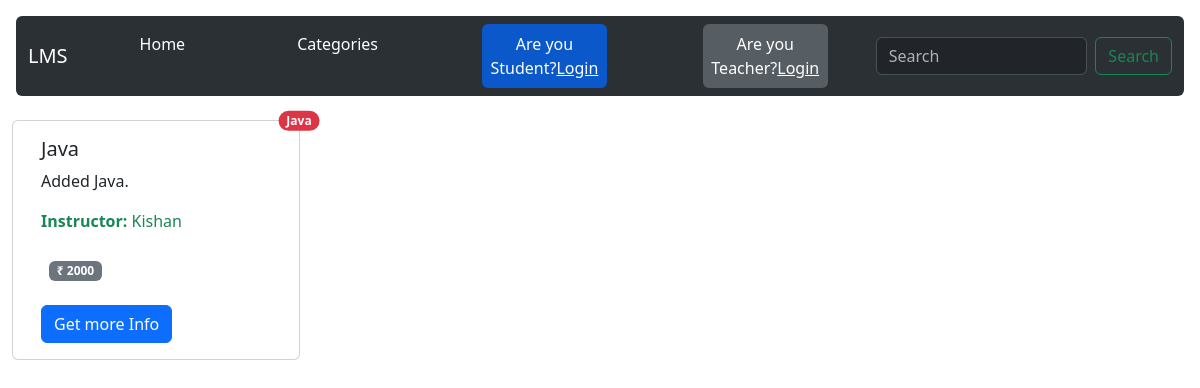
The app's page /, older data.
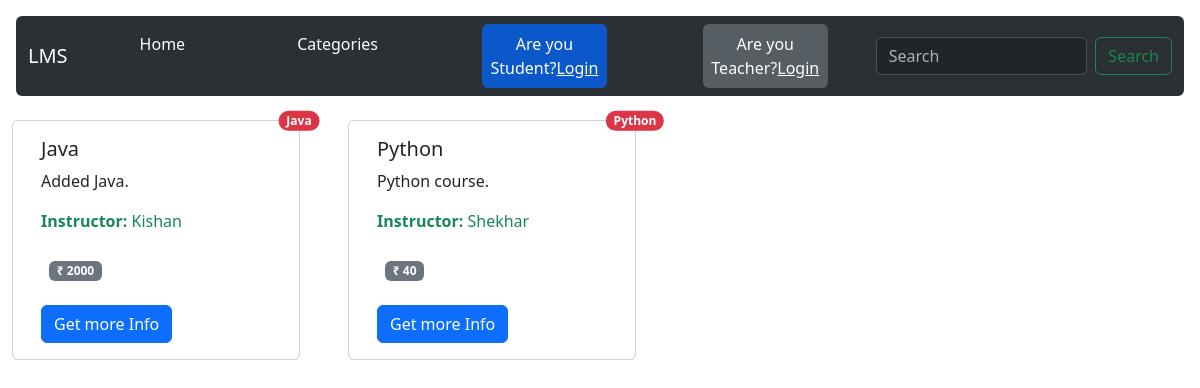
The same page, newer data.
### base/models.py (models this page shows, shortened)
class Course(models.Model):
    courseName = models.CharField(max_length=200)
    teacher_id=models.ForeignKey(Teacher,on_delete=models.CASCADE)
    description=models.TextField()
    content=models.TextField()
    price=models.CharField(max_length=10)
    category=models.CharField(max_length=200)

class Teacher(models.Model):
    name = models.CharField(max_length=100)
    email = models.EmailField()
    password=models.CharField(max_length=50)
    phone = models.CharField(max_length=20, blank=True)
    address = models.TextField(blank=True)
    age=models.CharField(max_length=10)
    gender=models.CharField(max_length=20)
    def __str__(self):
        return self.name

### base/views.py (the view)
# urls.py: path('',views.home,name="home"),
def home(request):
    course=Course.objects.all()
    context={'course':course}
    return render(request,'base/home.html',context)

### base/templates/base/home.html (shortened to what this page needs)
{% extends 'main.html' %}
{% block content %}
<h1 class="text-center text-primary fs-1 my-4">Hot Hit Courses</h1>
<div>
    <div class="row">
        {% for c in course %}
        <div class="card m-4" style="width: 18rem;">
            <span class="position-absolute top-0 start-100 translate-middle badge rounded-pill bg-danger">
                {{c.category}}
              </span>
            <div class="card-body">
                <h5 class="card-title">{{c.courseName}}</h5>
                <p class="card-text">{{c.description}}.</p>
                <span class="ml-5 text-success"><b>Instructor:</b> {{c.teacher_id}}</span>
                <div class="my-3 p-2">
                    <span class="badge text-bg-secondary">&#8377; {{c.price}}</span>
                </div>
                <a class="btn btn-primary" href="/course/{{c.id}}">Get more Info</a>
            </div>
        </div>
        {% endfor %}
    </div>
</div>
{% endblock content %}

Row changes from the older to the newer data that the page shows:
added Course: category "Python", courseName "Python", description "Python course", teacher_id "Shekhar", price "40"
